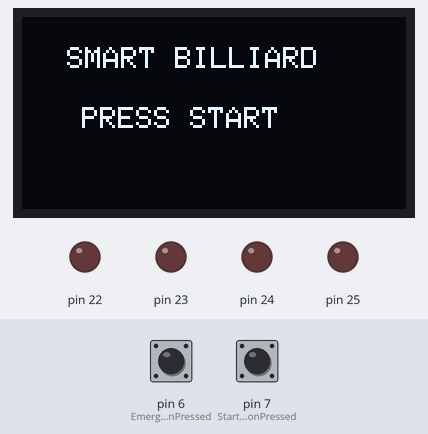
The program below on a simulated Arduino Mega 2560, built with avr-gcc and run on an emulated ATmega2560. On the bench: 128×64 one-colour display, output pins drawn as LEDs (lit = HIGH). The inputs (shaded band) are chosen by the test bench; at power-on: pin 7 (StartButtonPressed) HIGH, pin 6 (EmergencyButtonPressed) HIGH. What the program prints to the serial monitor is not drawn.

Above: at 1.2 s.
1.3 s: pin 7 (StartButtonPressed) pulled LOW for 0.15 s
At 1.9 s:
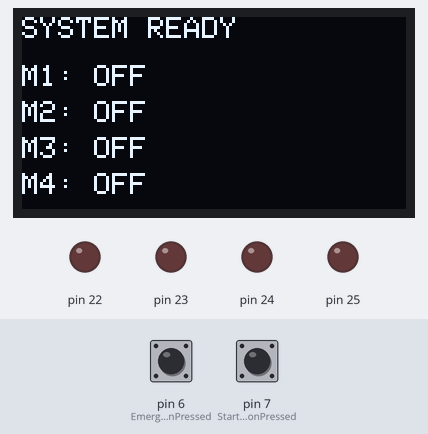
3.0 s: pin 6 (EmergencyButtonPressed) pulled LOW for 0.15 s
At 4.5 s:
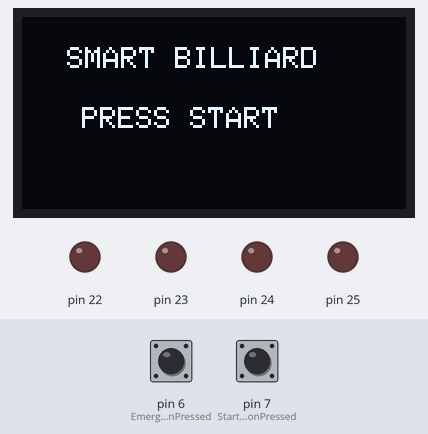
4.8 s: pin 7 (StartButtonPressed) pulled LOW for 1 s
At 6.4 s:
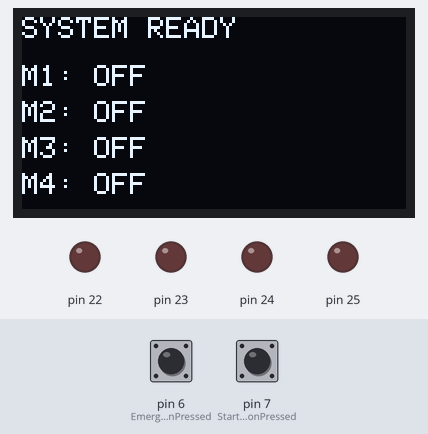
7.3 s: pin 6 (EmergencyButtonPressed) pulled LOW for 1 s
At 9.4 s:
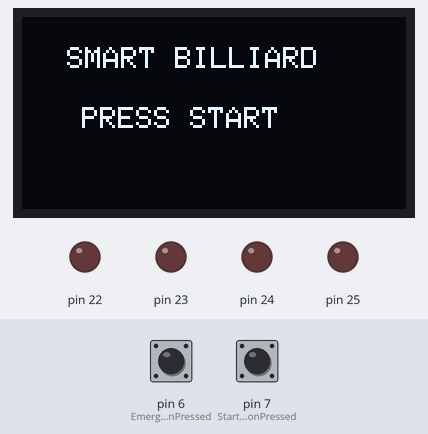
Timing chart, 0 to 10.8 s (numbered marks = the images above; inputs shaded):
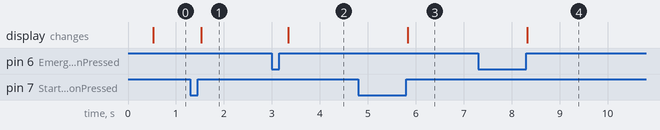

Measured:
- after the input at 1.3 s, the display: changes after 0.23 s (image 1)
- after the input at 3.0 s, the display: changes after 0.34 s (image 2)
- after the input at 4.8 s, the display: changes after 1.0 s (image 3)
- after the input at 7.3 s, the display: changes after 1.0 s (image 4)

The program:

main.cpp
```cpp
#include <Arduino.h>

extern "C"
{
    #include "gpio.h"
    #include "uart.h"
    #include "timer.h"
    #include "billiard.h"
}

#include "oled.h"

char serialBuffer[64];
uint8_t serialIndex = 0;

uint32_t oledUpdateTimer = 0;
uint32_t serialUpdateTimer = 0;

void setup()
{
    GPIO_Init();

    UART_Init(9600);

    Timer_Init();

    OLED_Init();

    Billiard_Init();

    UART_SendString("SMART_BILLIARD_READY\r\n");
}

void loop()
{
    if(!systemEnabled)
    {
        if(StartButtonPressed())
        {
            delay(50);

            if(StartButtonPressed())
            {
                systemEnabled = true;

                UART_SendString("SYSTEM_ON\r\n");

                while(StartButtonPressed());
            }
        }
    }

    if(EmergencyButtonPressed())
    {
        stopAllTables();

        systemEnabled = false;

        UART_SendString("EMERGENCY\r\n");

        delay(300);

        while(EmergencyButtonPressed());
    }

    while(UART_Available())
    {
        char c = UART_ReadChar();

        if(c == '\r')
            continue;

        if(c == '\n')
        {
            serialBuffer[serialIndex] = '\0';

            processCommand(serialBuffer);

            serialIndex = 0;
        }
        else
        {
            if(serialIndex < sizeof(serialBuffer) - 1)
            {
                serialBuffer[serialIndex++] = c;
            }
        }
    }

    updateTables();

    if(millis() - oledUpdateTimer >= 500)
    {
        oledUpdateTimer = millis();

        drawOLED();
    }

    if(millis() - serialUpdateTimer >= 1000)
    {
        serialUpdateTimer = millis();

        sendStatusToGUI();
    }
}
```

billiard.c
```cpp
#include "billiard.h"
#include "gpio.h"
#include "uart.h"
#include "timer.h"

#include <stdio.h>
#include <stdlib.h>
#include <string.h>

TableData tables[4];

bool systemEnabled = false;

void stopTable(uint8_t index)
{
    tables[index].active = false;
    tables[index].remainSec = 0;
    tables[index].endTime = 0;

    Relay_Off(index);

    char buffer[32];
    sprintf(buffer, "TIMEUP:%d\r\n", index + 1);
    UART_SendString(buffer);
}

void stopAllTables(void)
{
    for(uint8_t i = 0; i < 4; i++)
    {
        Relay_Off(i);

        tables[i].active = false;
        tables[i].remainSec = 0;
        tables[i].endTime = 0;
    }
}

void startTable(uint8_t index, uint16_t minutes)
{
    if(index > 3)
        return;

    tables[index].active = true;
    tables[index].remainSec = (uint32_t)minutes * 60UL;
    tables[index].endTime = millis() + ((uint32_t)minutes * 60000UL);

    Relay_On(index);
}

void Billiard_Init(void)
{
    stopAllTables();
}

void processCommand(char *cmd)
{
    if(cmd == NULL)
        return;

    if(strncmp(cmd, "ON:", 3) == 0)
    {
        int meja = atoi(cmd + 3);

        if(meja >= 1 && meja <= 4)
        {
            uint8_t index = meja - 1;

            Relay_On(index);

            tables[index].active = true;
            tables[index].remainSec = 0;
            tables[index].endTime = 0;

            char buffer[32];
            sprintf(buffer, "LAMP_ON:%d\r\n", meja);
            UART_SendString(buffer);
        }
    }

    else if(strncmp(cmd, "OFF:", 4) == 0)
    {
        int meja = atoi(cmd + 4);

        if(meja >= 1 && meja <= 4)
        {
            uint8_t index = meja - 1;

            Relay_Off(index);

            tables[index].active = false;
            tables[index].remainSec = 0;
            tables[index].endTime = 0;

            char buffer[32];
            sprintf(buffer, "LAMP_OFF:%d\r\n", meja);
            UART_SendString(buffer);
        }
    }

    else if(cmd[0] == 'M')
    {
        char *comma = strchr(cmd, ',');

        if(comma)
        {
            int meja = atoi(cmd + 1);
            int menit = atoi(comma + 1);

            if(meja >= 1 && meja <= 4)
            {
                startTable(meja - 1, menit);

                char buffer[32];
                sprintf(buffer, "START:%d:%d\r\n", meja, menit);
                UART_SendString(buffer);
            }
        }
    }

    else if(strncmp(cmd, "STOP", 4) == 0)
    {
        char *comma = strchr(cmd, ',');

        if(comma)
        {
            int meja = atoi(comma + 1);

            if(meja >= 1 && meja <= 4)
            {
                stopTable(meja - 1);
            }
        }
    }

    else if(strcmp(cmd, "RESET") == 0)
    {
        stopAllTables();
    }

    else
    {
        char buffer[64];
        sprintf(buffer, "UNKNOWN_CMD:%s\r\n", cmd);
        UART_SendString(buffer);
    }
}

void updateTables(void)
{
    uint32_t now = millis();

    for(uint8_t i = 0; i < 4; i++)
    {
        if(tables[i].active && tables[i].endTime > 0)
        {
            if(now >= tables[i].endTime)
            {
                stopTable(i);
            }
            else
            {
                tables[i].remainSec = (tables[i].endTime - now) / 1000UL;
            }
        }
    }
}

void sendStatusToGUI(void)
{
    char buffer[64];

    for(uint8_t i = 0; i < 4; i++)
    {
        sprintf(
            buffer,
            "T%d:%s:%lu\r\n",
            i + 1,
            tables[i].active ? "ON" : "OFF",
            (unsigned long)tables[i].remainSec
        );

        UART_SendString(buffer);
    }

    sprintf(
        buffer,
        "SYSTEM:%s\r\n",
        systemEnabled ? "READY" : "OFF"
    );

    UART_SendString(buffer);
    UART_SendString("---\r\n");
}
```

billiard.h
```cpp
#ifndef BILLIARD_H
#define BILLIARD_H

#include <stdint.h>
#include <stdbool.h>

#ifdef __cplusplus
extern "C" {
#endif

typedef struct
{
    bool active;
    uint32_t endTime;
    uint32_t remainSec;
} TableData;

extern TableData tables[4];
extern bool systemEnabled;

void Billiard_Init(void);

void startTable(uint8_t index, uint16_t minutes);
void stopTable(uint8_t index);
void stopAllTables(void);

void processCommand(char *cmd);

void updateTables(void);

void sendStatusToGUI(void);

#ifdef __cplusplus
}
#endif

#endif
```

oled.cpp
```cpp
#include "oled.h"

#include <Arduino.h>
#include <Wire.h>

#include <Adafruit_GFX.h>
#include <Adafruit_SSD1306.h>

extern "C"
{
#include "billiard.h"
}

#define SCREEN_WIDTH 128
#define SCREEN_HEIGHT 64

Adafruit_SSD1306 display(
    SCREEN_WIDTH,
    SCREEN_HEIGHT,
    &Wire,
    -1);

void OLED_Init(void)
{
    Wire.begin();

    display.begin(
        SSD1306_SWITCHCAPVCC,
        0x3C);

    display.clearDisplay();
    display.display();
}

void drawOLED(void)
{
    display.clearDisplay();

    display.setTextSize(1);
    display.setTextColor(SSD1306_WHITE);

    if(!systemEnabled)
    {
        display.setCursor(15, 10);
        display.println("SMART BILLIARD");

        display.setCursor(20, 30);
        display.println("PRESS START");
    }
    else
    {
        display.setCursor(0, 0);
        display.println("SYSTEM READY");

        for(int i = 0; i < 4; i++)
        {
            display.setCursor(0, 16 + (i * 12));

            display.print("M");
            display.print(i + 1);
            display.print(": ");

            if(tables[i].active)
            {
                uint32_t totalSec = tables[i].remainSec;

                uint16_t hour = totalSec / 3600;
                uint16_t min = (totalSec % 3600) / 60;
                uint16_t sec = totalSec % 60;

                if(hour < 10)
                    display.print("0");
                display.print(hour);

                display.print(":");

                if(min < 10)
                    display.print("0");
                display.print(min);

                display.print(":");

                if(sec < 10)
                    display.print("0");
                display.print(sec);
            }
            else
            {
                display.print("OFF");
            }
        }
    }

    display.display();
}
```

oled.h
```cpp
#ifndef OLED_H
#define OLED_H

void OLED_Init(void);

void drawOLED(void);

#endif
```

timer.c
```cpp
#include "timer.h"

void Timer_Init(void)
{
    // Menggunakan millis(), micros(), delay()
    // bawaan Arduino Framework
}
```

timer.h
```cpp
#ifndef TIMER_H
#define TIMER_H

#include <Arduino.h>

#ifdef __cplusplus
extern "C" {
#endif

void Timer_Init(void);

#ifdef __cplusplus
}
#endif

#endif
```

uart.c
```cpp
#include "uart.h"
#include <avr/io.h>

void UART_Init(uint32_t baud)
{
    uint16_t ubrr = (F_CPU / 16 / baud) - 1;

    UBRR0H = ubrr >> 8;
    UBRR0L = ubrr;

    UCSR0B =
        (1 << RXEN0) |
        (1 << TXEN0);

    UCSR0C =
        (1 << UCSZ01) |
        (1 << UCSZ00);
}

void UART_SendChar(char c)
{
    while (!(UCSR0A & (1 << UDRE0)));

    UDR0 = c;
}

void UART_SendString(const char *str)
{
    while (*str)
    {
        UART_SendChar(*str++);
    }
}

uint8_t UART_Available(void)
{
    return (UCSR0A & (1 << RXC0));
}

char UART_ReadChar(void)
{
    return UDR0;
}
```

uart.h
```cpp
#ifndef UART_H
#define UART_H

#include <stdint.h>

#ifdef __cplusplus
extern "C" {
#endif

void UART_Init(uint32_t baud);

void UART_SendChar(char c);
void UART_SendString(const char *str);

uint8_t UART_Available(void);
char UART_ReadChar(void);

#ifdef __cplusplus
}
#endif

#endif
```

gpio.c
```cpp
#include "gpio.h"

void GPIO_Init(void)
{
    DDRA |= (1 << PA0);
    DDRA |= (1 << PA1);
    DDRA |= (1 << PA2);
    DDRA |= (1 << PA3);

    DDRH &= ~(1 << PH4);
    DDRH &= ~(1 << PH3);

    PORTH |= (1 << PH4);
    PORTH |= (1 << PH3);
}

void Relay_On(uint8_t relay)
{
    PORTA |= (1 << relay);
}

void Relay_Off(uint8_t relay)
{
    PORTA &= ~(1 << relay);
}

uint8_t StartButtonPressed(void)
{
    return !(PINH & (1 << PH4));
}

uint8_t EmergencyButtonPressed(void)
{
    return !(PINH & (1 << PH3));
}
```

gpio.h
```cpp
#ifndef GPIO_H
#define GPIO_H

#include <avr/io.h>
#include <stdint.h>

#ifdef __cplusplus
extern "C" {
#endif

void GPIO_Init(void);

void Relay_On(uint8_t relay);
void Relay_Off(uint8_t relay);

uint8_t StartButtonPressed(void);
uint8_t EmergencyButtonPressed(void);

#ifdef __cplusplus
}
#endif

#endif
```
